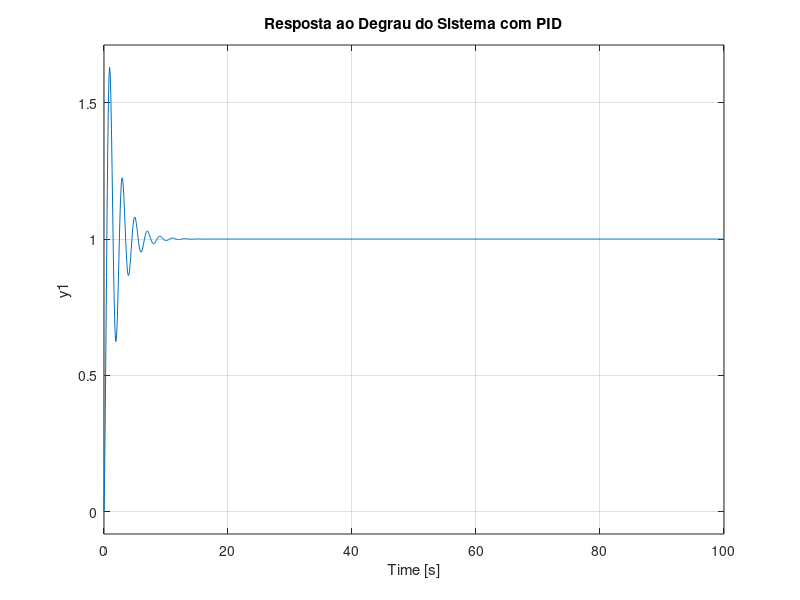
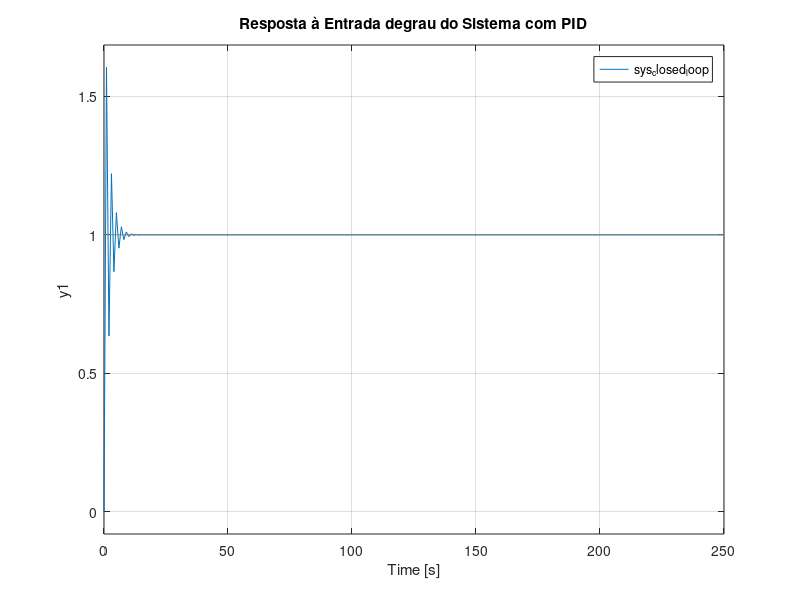

Write the MATLAB code that produced these figures, in order.
clc, close all, clear all, more off, pkg load control


##
##% Parâmetros do sistema
##R = 1;      % Resistência
##L = 0.1;    % Indutância
##fc = 10;    % Frequência de corte do filtro RC
##
##% Calcula as constantes de tempo
##tl = L / R;
##tc = 1 / (2 * pi * fc);
R = 1;               % Resistência da bobina (ohms)
L = 0.1;             % Indutância da bobina (henrys)
tl = L/R;            % Constante de tempo
fc = 10;             % Frequência de corte do filtro RC
tc = 1/(2*pi*fc);    % Constante de tempo do filtro RC

% Função de transferência do sistema
numerator = 1;
denominator = conv([1 tl], [1 tc]);

% Cria o sistema
sys = tf(numerator, denominator);

% Projeta o controlador PID
Kp = 10;     % Ganho proporcional
Ki = 1;     % Ganho integral
Kd = 1;     % Ganho derivativo

% Cria o controlador PID
controller = pid(Kp, Ki, Kd);

% Sistema em malha fechada
sys_closed_loop = feedback(series(controller, sys), 1);

% Resposta ao degrau
t = 0:.1:100;
step(sys_closed_loop, t);
title('Resposta ao Degrau do Sistema com PID');

% Resposta à entrada degrau
figure;
t = 0:1:250;
u = ones(size(t));
lsim(sys_closed_loop, u, t);
title('Resposta à Entrada degrau do Sistema com PID');


